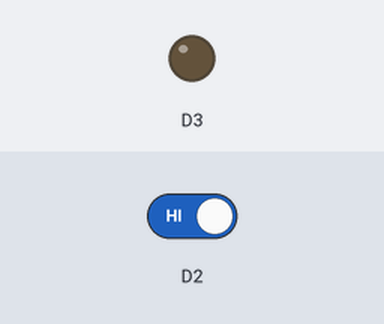
Bench run of a sketch on a simulated ESP8266 (NodeMCU). Parts: output pins drawn as LEDs (lit = HIGH). The test bench sets the inputs (shaded band); at power-on: D2 HIGH.

Above: at 1.2 s.
1.3 s: D2 driven LOW
At 2.4 s:
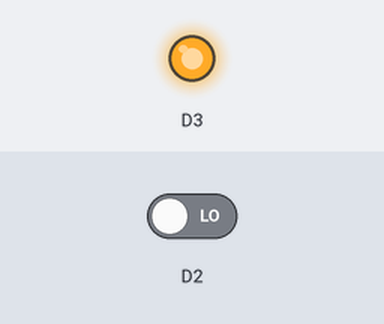
2.8 s: D2 driven HIGH
At 3.5 s:
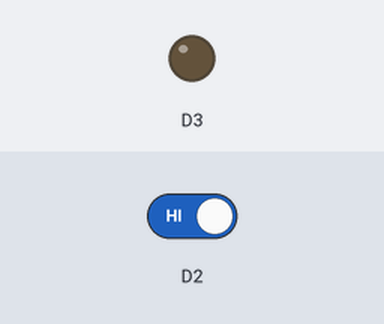
Timing chart, 0 to 5.8 s (numbered marks = the images above; inputs shaded):
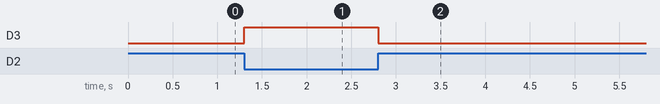

Measured:
- after the input at 1.3 s, D3: LOW → HIGH at once
- after the input at 2.8 s, D3: HIGH → LOW at once

The sketch:

IRSensor.ino
```cpp
void setup() {
  // put your setup code here, to run once:
  pinMode(D2,INPUT);
  pinMode(D3,OUTPUT);
  Serial.begin(115200);
}

void loop() {
  // put your main code here, to run repeatedly:
  if(digitalRead(D2)==0){
    digitalWrite(D3,HIGH);
  }else{
    digitalWrite(D3,LOW);
  }
}
```
